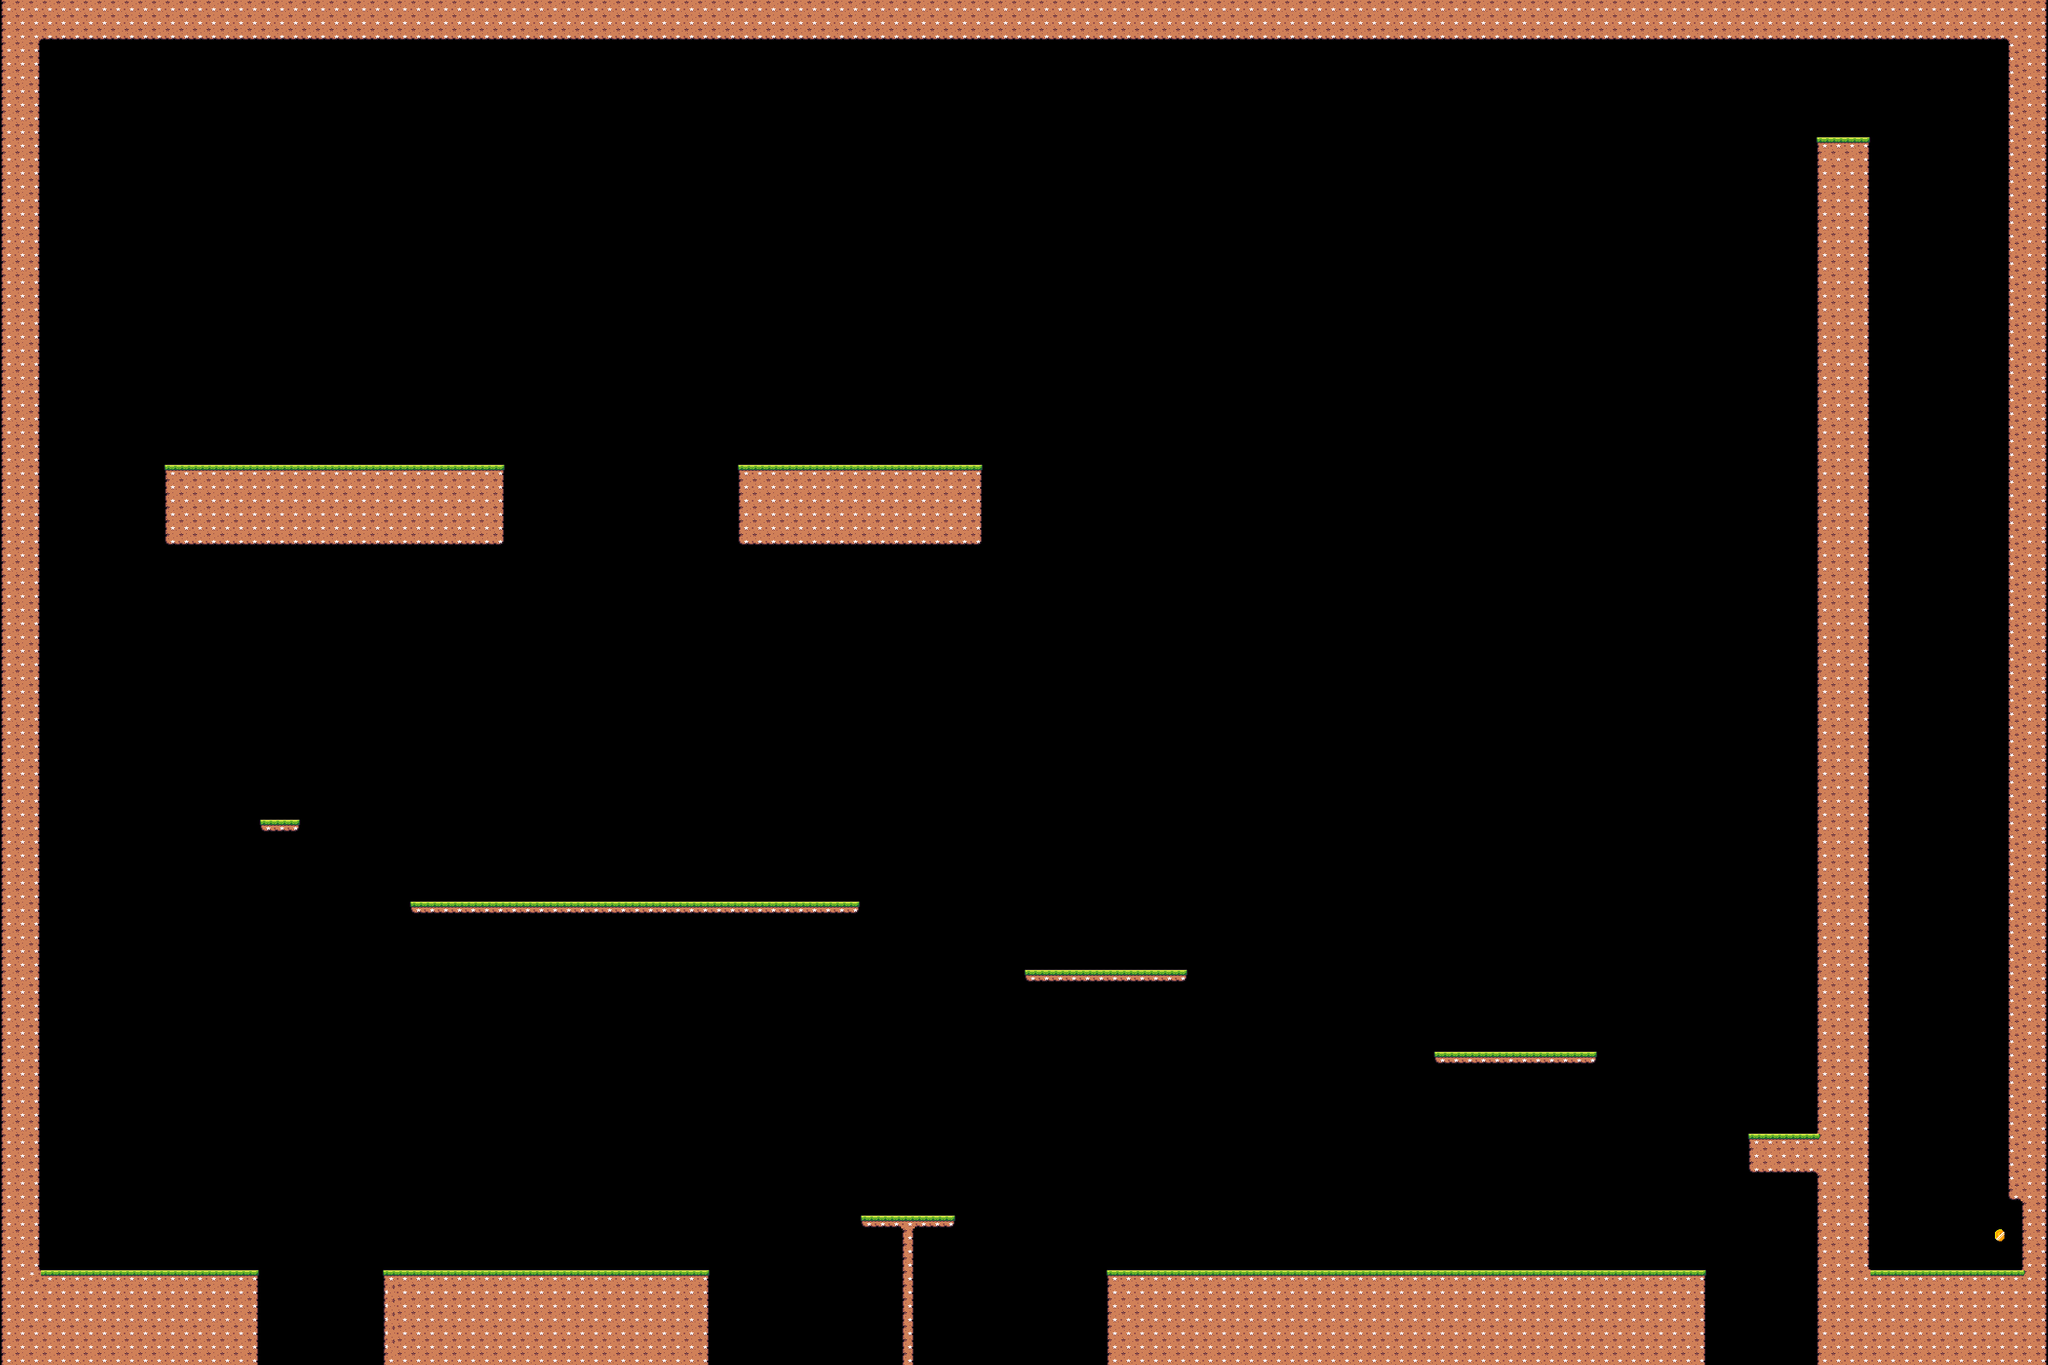

Tiled map render using the project's own tile images. Description and the map definition, with tile-layer contents summarised, below:
An orthogonal 150x100 tile map with 16x16 px tiles, 4 tile layers (Background, Ground, Goal, Props), 3 tilesets and 42 objects.

<map version="1.10" tiledversion="1.10.2" orientation="orthogonal" renderorder="right-down" width="150" height="100" tilewidth="16" tileheight="16" infinite="0" nextlayerid="13" nextobjectid="86">
 <tileset firstgid="1" source="../Assets/TileSets/GrassLand/Terrain_GrassLand.tsx" />
 <tileset firstgid="171" source="../Assets/TileSets/World1/Enemies.tsx" />
 <tileset firstgid="174" source="../Assets/TileSets/Coins.tsx" />
 <layer id="4" name="Background" width="150" height="100">
  <data>[15000 cells, 0 non-empty, 0 distinct tile ids]</data>
 </layer>
 <layer id="1" name="Ground" width="150" height="100">
  <data>[15000 cells, 2395 non-empty, 27 distinct tile ids]</data>
 </layer>
 <objectgroup id="8" name="Platforms">
  <object id="46" gid="61" x="72.5078" y="976.266" width="16" height="16">
   <properties>
    <property name="boundary_bottom" type="int" value="640" />
    <property name="boundary_top" type="int" value="1050" />
    <property name="change_y" type="int" value="2" />
   </properties>
  </object>
  <object id="47" gid="62" x="88.5142" y="976.242" width="16" height="16">
   <properties>
    <property name="boundary_bottom" type="int" value="640" />
    <property name="boundary_top" type="int" value="1050" />
    <property name="change_y" type="int" value="2" />
   </properties>
  </object>
  <object id="48" gid="62" x="104.394" y="976.242" width="16" height="16">
   <properties>
    <property name="boundary_bottom" type="int" value="640" />
    <property name="boundary_top" type="int" value="1050" />
    <property name="change_y" type="int" value="2" />
   </properties>
  </object>
  <object id="49" gid="65" x="152.354" y="976.242" width="16" height="16">
   <properties>
    <property name="boundary_bottom" type="int" value="640" />
    <property name="boundary_top" type="int" value="1050" />
    <property name="change_y" type="int" value="2" />
   </properties>
  </object>
  <object id="50" gid="62" x="120.424" y="976.242" width="16" height="16">
   <properties>
    <property name="boundary_bottom" type="int" value="640" />
    <property name="boundary_top" type="int" value="1050" />
    <property name="change_y" type="int" value="2" />
   </properties>
  </object>
  <object id="51" gid="62" x="136.394" y="976.242" width="16" height="16">
   <properties>
    <property name="boundary_bottom" type="int" value="640" />
    <property name="boundary_top" type="int" value="1050" />
    <property name="change_y" type="int" value="2" />
   </properties>
  </object>
  <object id="54" gid="61" x="1956.11" y="223.986" width="16" height="16">
   <properties>
    <property name="boundary_bottom" type="int" value="950" />
    <property name="boundary_top" type="int" value="1470" />
    <property name="change_y" type="int" value="2" />
   </properties>
  </object>
  <object id="55" gid="62" x="1972.08" y="223.988" width="16" height="16">
   <properties>
    <property name="boundary_bottom" type="int" value="950" />
    <property name="boundary_top" type="int" value="1470" />
    <property name="change_y" type="int" value="2" />
   </properties>
  </object>
  <object id="56" gid="62" x="1987.96" y="223.988" width="16" height="16">
   <properties>
    <property name="boundary_bottom" type="int" value="950" />
    <property name="boundary_top" type="int" value="1470" />
    <property name="change_y" type="int" value="2" />
   </properties>
  </object>
  <object id="57" gid="65" x="2035.92" y="223.988" width="16" height="16">
   <properties>
    <property name="boundary_bottom" type="int" value="950" />
    <property name="boundary_top" type="int" value="1470" />
    <property name="change_y" type="int" value="2" />
   </properties>
  </object>
  <object id="58" gid="62" x="2003.99" y="223.988" width="16" height="16">
   <properties>
    <property name="boundary_bottom" type="int" value="950" />
    <property name="boundary_top" type="int" value="1470" />
    <property name="change_y" type="int" value="2" />
   </properties>
  </object>
  <object id="59" gid="62" x="2019.96" y="223.988" width="16" height="16">
   <properties>
    <property name="boundary_bottom" type="int" value="950" />
    <property name="boundary_top" type="int" value="1470" />
    <property name="change_y" type="int" value="2" />
   </properties>
  </object>
  <object id="60" gid="61" x="1379.55" y="561.999" width="16" height="16">
   <properties>
    <property name="boundary_left" type="int" value="1290" />
    <property name="boundary_right" type="int" value="1820" />
    <property name="change_x" type="int" value="3" />
   </properties>
  </object>
  <object id="61" gid="62" x="1395.4" y="562.001" width="16" height="16">
   <properties>
    <property name="boundary_left" type="int" value="1306" />
    <property name="boundary_right" type="int" value="1836" />
    <property name="change_x" type="int" value="3" />
   </properties>
  </object>
  <object id="62" gid="62" x="1411.28" y="562.001" width="16" height="16">
   <properties>
    <property name="boundary_left" type="int" value="1322" />
    <property name="boundary_right" type="int" value="1852" />
    <property name="change_x" type="int" value="3" />
   </properties>
  </object>
  <object id="63" gid="65" x="1459.24" y="562.001" width="16" height="16">
   <properties>
    <property name="boundary_left" type="int" value="1370" />
    <property name="boundary_right" type="int" value="1900" />
    <property name="change_x" type="int" value="3" />
   </properties>
  </object>
  <object id="64" gid="62" x="1427.31" y="562.001" width="16" height="16">
   <properties>
    <property name="boundary_left" type="int" value="1338" />
    <property name="boundary_right" type="int" value="1868" />
    <property name="change_x" type="int" value="3" />
   </properties>
  </object>
  <object id="65" gid="62" x="1443.28" y="562.001" width="16" height="16">
   <properties>
    <property name="boundary_left" type="int" value="1354" />
    <property name="boundary_right" type="int" value="1884" />
    <property name="change_x" type="int" value="3" />
   </properties>
  </object>
 </objectgroup>
 <layer id="5" name="Goal" width="150" height="100">
  <data>[15000 cells, 1 non-empty, 1 distinct tile ids]</data>
 </layer>
 <layer id="6" name="Props" width="150" height="100">
  <data>[15000 cells, 0 non-empty, 0 distinct tile ids]</data>
 </layer>
 <objectgroup id="12" name="Portals">
  <object id="84" gid="141" x="1959.67" y="1451.33" width="16" height="16">
   <properties>
    <property name="paired_id" type="int" value="2" />
    <property name="portal_id" type="int" value="1" />
    <property name="right_facing" type="bool" value="false" />
   </properties>
  </object>
  <object id="85" gid="141" x="886.667" y="512" width="16" height="16">
   <properties>
    <property name="paired_id" type="int" value="1" />
    <property name="portal_id" type="int" value="2" />
    <property name="right_facing" type="bool" value="true" />
   </properties>
  </object>
 </objectgroup>
 <objectgroup id="3" name="Coins">
  <object id="2" gid="184" x="1056.62" y="1407.47" width="16" height="16">
   <properties>
    <property name="type" value="silver" />
   </properties>
  </object>
  <object id="5" gid="184" x="1636" y="1440" width="16" height="16">
   <properties>
    <property name="type" value="silver" />
   </properties>
  </object>
  <object id="6" gid="174" x="2152" y="128" width="16" height="16">
   <properties>
    <property name="point_val" type="int" value="10" />
    <property name="type" value="gold" />
   </properties>
  </object>
  <object id="23" gid="174" x="1769.5" y="1216.5" width="16" height="16">
   <properties>
    <property name="point_val" type="int" value="10" />
    <property name="type" value="gold" />
   </properties>
  </object>
  </objectgroup>
 <objectgroup id="2" name="Enemies">
  <!-- 4 objects omitted --></objectgroup>
</map>
<!-- 18 of 42 objects omitted -->
